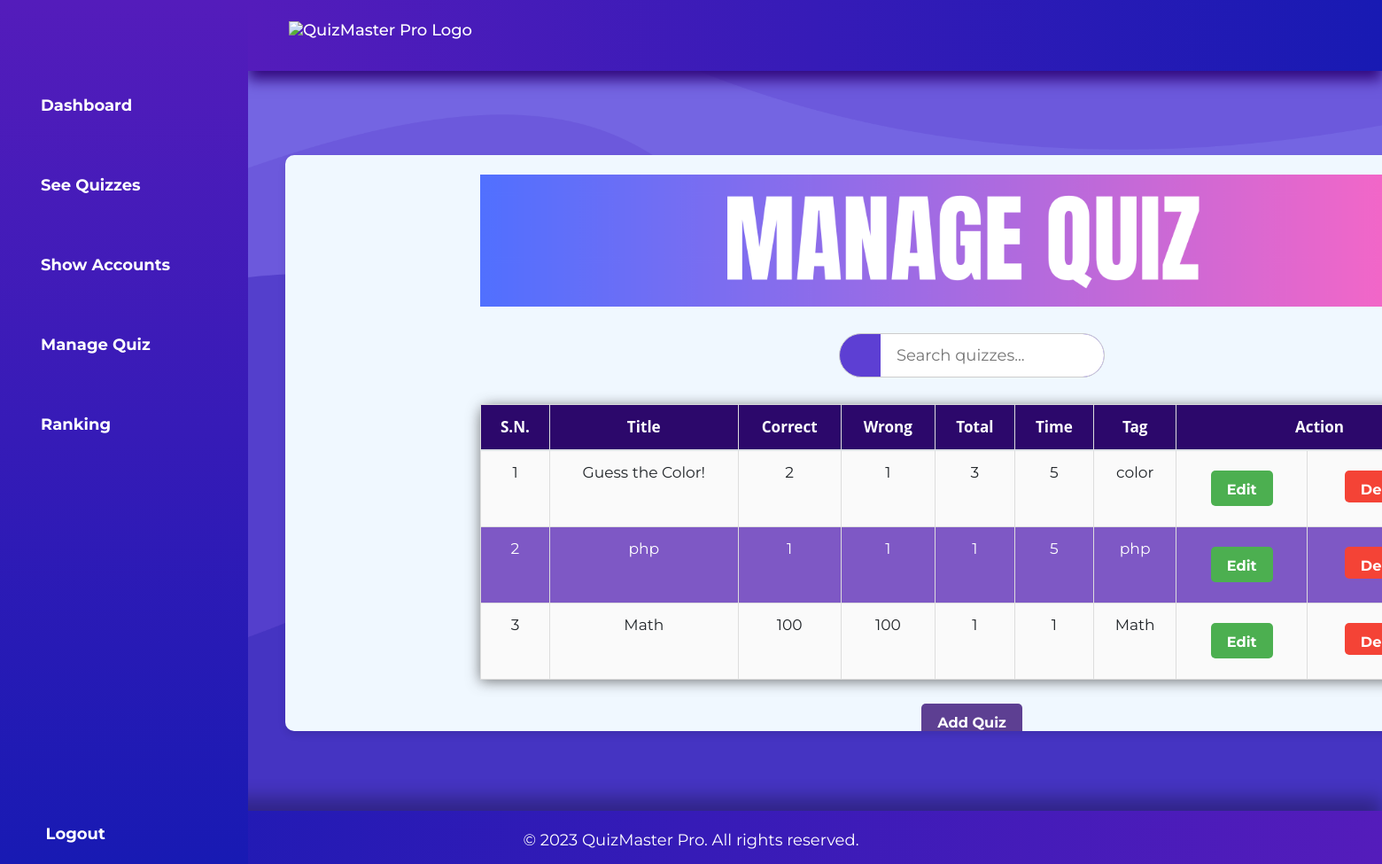
The app's page /dash.php?view=manage with its own data.
### tables this page shows
CREATE TABLE `quiz` (
  `q_id` text NOT NULL,
  `title` varchar(225) NOT NULL,
  `correct` int(11) NOT NULL,
  `wrong` int(11) NOT NULL,
  `total` int(11) NOT NULL,
  `time` bigint(20) NOT NULL,
  `tag` varchar(225) NOT NULL
);

### adminView/viewManageQuiz.php (the view, shortened to what this page needs)
<!DOCTYPE html>
<html lang="en">
<head>
  <link rel="stylesheet" href="https://cdnjs.cloudflare.com/ajax/libs/font-awesome/5.15.3/css/all.min.css">
  <link rel="stylesheet" href="./CSS/manage.css">
</head>
<body>
  <div class="content-container">
    <div class="container">
    <img src="MainPics/h4.png" alt="QuizMaster Pro Logo" style="max-height: 250px; margin-top: 0; width: 1100px;">
      <div class="top-bar">
        <div class="search-wrapper">
          <form action="dash.php?view=searchQuiz" method="post">
            <input type="search" name="search" placeholder="Search quizzes...">
          </form>
        </div>
      </div>
      <table class="table ">
        <thead>
          <tr>
            <th class="text-center">S.N.</th>
            <th class="text-center">Title</th>
            <th class="text-center">Correct</th>
            <th class="text-center">Wrong</th>
            <th class="text-center">Total</th>
            <th class="text-center">Time</th>
            <th class="text-center">Tag</th>
            <th class="text-center" colspan="2">Action</th>
          </tr>
        </thead>
        <?php
        include_once "./config/mysql_connect.php";
        $sql = "SELECT * from quiz";
        $result = $conn->query($sql);
        $count = 1;
        if ($result->num_rows > 0) {
          while ($row = $result->fetch_assoc()) {
        ?>
            <form method="post" action="dash.php?view=editQuiz">
              <tr>
                <td><?= $count ?></td>
                <td><?= $row["title"] ?></td>
                <td><?= $row["correct"] ?></td>
                <td><?= $row["wrong"] ?></td>
                <td><?= $row["total"] ?></td>
                <td><?= $row["time"] ?></td>
                <td><?= $row["tag"] ?></td>
                <td><a href="dash.php?view=editQuiz&q_id=" .$q_id><button class="btn btn-success" style="height:40px">Edit</button></a></td>
            </form>
            <form method="post" action="./controller/delQuiz.php">
              <td><input type="submit" class="btn btn-danger" name="delete" value="Delete" onclick="return confirmDelete();"></td>
            </form>
        <?php
            $count = $count + 1;
          }
        }
        ?>
      </table>
      <form method="post" action="dash.php?view=addQuiz">
        <div class="text-center">
          <a href="dash.php?view=addQuiz"><input type="submit" class="btn btn-secondary" style="height:40px" value="Add Quiz"></a>
        </div>
      </form>
    </div>
</body>
</html>

### CSS/style3.css (style rules this page uses)
* { margin: 0; padding: 0; font-family: 'Work Sans', sans-serif; font-size: 18px; }
table { width: 100%; border-collapse: collapse; border-spacing: 0; box-shadow: 0 2px 15px rgba(64, 64, 64, .7); border-radius: 12px 12px 0 0; margin-bottom: 50px; }
td, th { padding: 10px 16px; text-align: center; }
th { background-color: #584e46; color: #fafafa; font-family: 'Open Sans', Sans-serif; font-weight: bold; }
tr { width: 100%; background-color: #fafafa; font-family: 'Montserrat', sans-serif; }
tr:nth-child(even) { background-color: #eeeeee; }
.btn { font-weight: 700; height: 36px; -moz-user-select: none; -webkit-user-select: none; user-select: none; cursor: default; }

### CSS/admin.css (style rules this page uses)
:root { --text-grey: #8390A2; }
* { padding: 0; margin: 0; box-sizing: border-box; list-style-type: none; text-decoration: none; font-family: 'Montserrat', sans-serif; }
.search-wrapper { border: 1px solid #ccc; border-radius: 30px; height: 50px; display: flex; align-items: center; overflow-x: hidden; }
.search-wrapper input { height: 100%; padding: 1rem; border: none; outline: none; }

### CSS/manage.css (style rules this page uses)
body { font-family: 'Montserrat', sans-serif; background: url(../MainPics/b1.png) no-repeat center center fixed; background-size: cover; margin: 0; padding: 0; display: flex; align-items: center; height: 100vh; }
.content-container { width: 1550px; max-width: 1550px; margin: 2% auto; padding: 2%; background-color: aliceblue; border-radius: 10px; box-shadow: 0 4px 8px rgba(0, 0, 0, 0.1); overflow-x: auto; overflow-y: auto; height: 650px; max-height: 1000px; }
.table { width: 1500px; margin-bottom: 1rem; border-collapse: collapse; }
.table th, .table td { padding: 0.75rem; border: 1px solid #ddd; text-align: center; font-size: 0.95rem; }
.table th { background-color: #2c086b; color: white; }
.table tr:nth-child(even) { background-color: #7e58c5; color: white; }
.btn { font-size: 0.9rem; border: none; border-radius: 5px; padding: 0.5rem 1rem; cursor: pointer; transition: background-color 0.3s ease; text-decoration: none; margin: 0.5rem; }
.btn-success { background-color: #4CAF50; color: white; }
.btn-danger { background-color: #f44336; color: white; }
.btn-secondary { background-color: #5d3f92; color: white; }

### adminView/viewManageQuiz.php (style rules this page uses)
.top-bar { display: flex; justify-content: center; align-items: center; padding: 10px; margin-top: 20px; margin-bottom: 20px; }
.search-wrapper { position: sticky; overflow: hidden; top: 0; background-color: #5D3FD3; z-index: 10; }

### records on screen
quiz: title "Guess the Color!", correct "2", wrong "1", total "3", time "5", tag "color"
quiz: title "php", correct "1", wrong "1", total "1", time "5", tag "php"
quiz: title "Math", correct "100", wrong "100", total "1", time "1", tag "Math"
